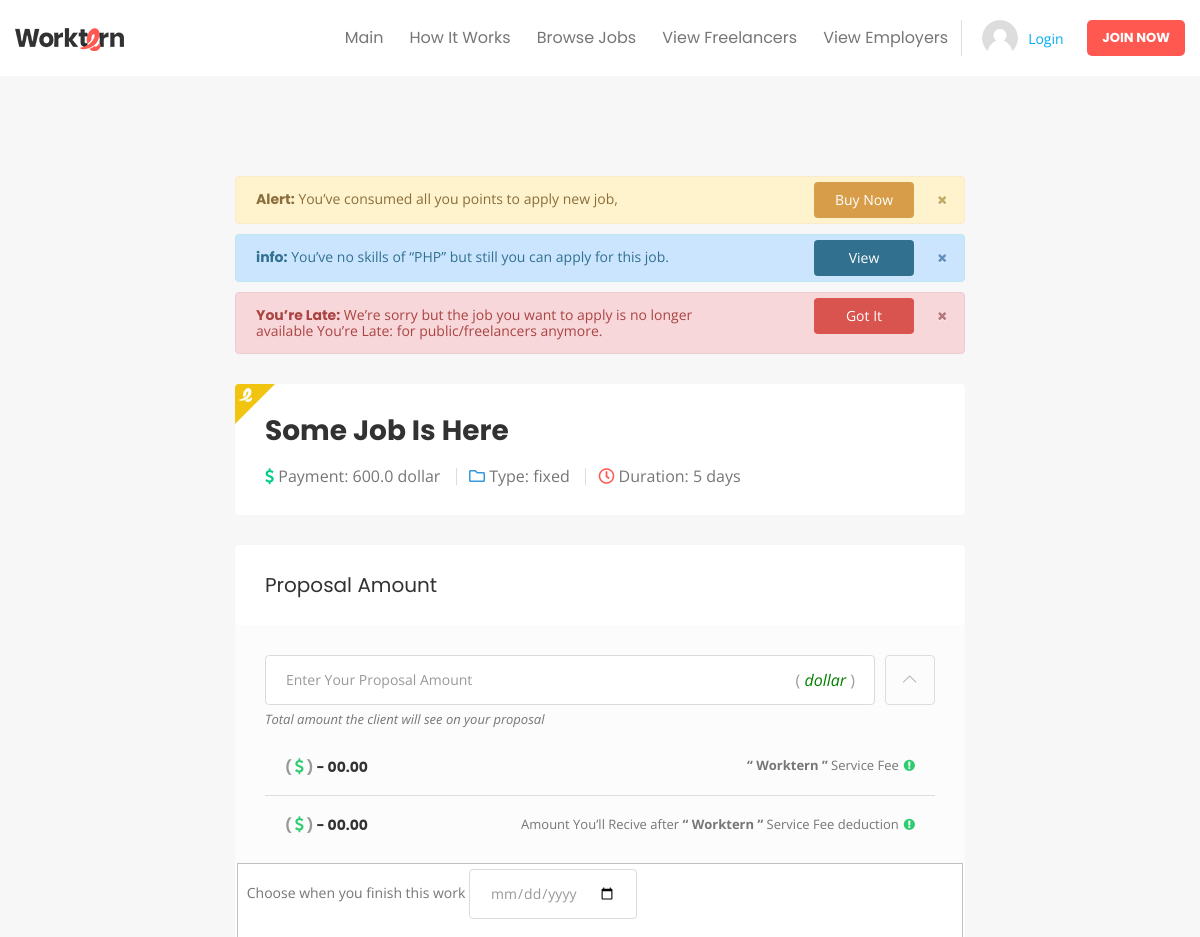
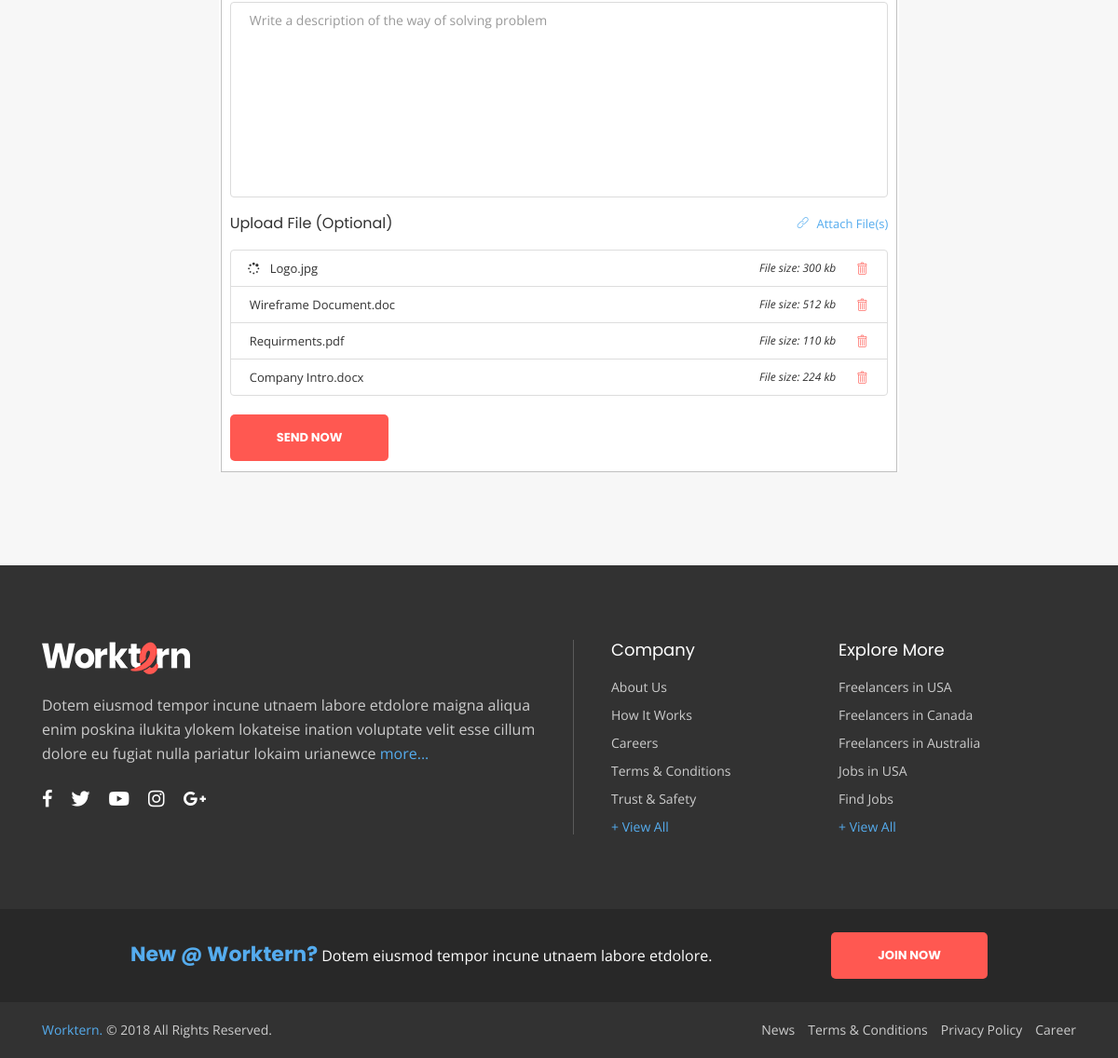
The app's page /jobs/proposal/add/d65a4e4c3008487b9084ebc857ad0e0b with its own data (2 pictures, top to bottom).
### jobs/models.py (models this page shows, shortened)
class JobsModel(models.Model):
    PAYMENT_CHOICE = (
        ('finished', 'Finished work'),
        ('hour', 'Per Hour'),
        ('day', 'Per Day'),
        ('month', 'Per Month'),
        ('year', 'Per Year')
    )
    CURRENCY_CHOICE = (
        ('dollar', '$'),
        ('sum', 'sum'),
        ('euro', '€')
    )
    TYPE_OF_WORK_CHOICE = (
        ('fixed', 'Fixed Work'),
    )
    id = models.UUIDField(primary_key=True, default=uuid.uuid4, editable=False)
    job_given = models.ForeignKey(EmployerModel, related_name='job_given', on_delete=models.CASCADE)
    job_taken = models.OneToOneField(User, blank=True, null=True , related_name='job_taken', on_delete=models.CASCADE)
    title = models.CharField(max_length=120)
    text = models.TextField(max_length=4128)
    payment = models.CharField(choices=PAYMENT_CHOICE, default='finished', max_length=120)
    money = models.FloatField(verbose_name="Деньги за работу")
    currency = models.CharField(choices=CURRENCY_CHOICE, default='dollar', max_length=120)
    date_finished = models.DateField(verbose_name='Дата окончания работы')
    type_of_work = models.CharField(choices=TYPE_OF_WORK_CHOICE, default='fixed', max_length=120)  # Доделать надо!
    duration = models.CharField(max_length=120)
    skills = models.ManyToManyField(SkillsModel, blank=True)

### jobs/views.py (the view, shortened to what this page needs)
# urls.py: path('proposal/add/<str:pk>', views.ProposalAddView.as_view(), name="proposal-add"),
class ProposalAddView(generic.View):
    template_name = 'jobs/proposal_add.html'
    def get(self, request, *args, **kwargs):
        job = get_object_or_404(JobsModel, pk=self.kwargs['pk'])
        form = ProposalForm()
        return render(request, self.template_name, {
            'job': job,
            'form': form,
        })

### jobs/forms.py
class ProposalForm(ModelForm):
    class Meta:
        model = ProposalModel
        fields = ['money', 'finished_time', 'description']
        widgets = {
            'money': NumberInput(attrs={
                'class': 'form-control',
                'placeholder': 'Enter Your Proposal Amount'
            }),
            'finished_time': DateInput(attrs={
                'type': 'date',
            }),
            'description': Textarea(attrs={
                'class': 'form-control',
                'placeholder': 'Write a description of the way of solving problem',
            }),
        }

### templates/jobs/proposal_add.html (shortened to what this page needs)
{% extends 'wrapper.html' %}
{% load static %}
{% block content %}
			<main id="wt-main" class="wt-main wt-haslayout wt-innerbgcolor">
				<div class="wt-haslayout wt-main-section">
					<div class="container">
						<div class="row justify-content-md-center">
							<div class="col-xs-12 col-sm-12 col-md-12 col-lg-8 push-lg-2">
								<div class="wt-jobalertsholder">
									<ul class="wt-jobalerts">
										<li class="alert alert-warning alert-dismissible fade show">
											<span><em>Alert:</em> You’ve consumed all you points to apply new job,</span>
											<a href="javascript:void(0)" class="wt-alertbtn warning">Buy Now</a>
											<a href="javascript:void(0)" class="close" data-dismiss="alert" aria-label="Close"><i class="fa fa-close"></i></a>
										</li>
										<li class="alert alert-primary alert-dismissible fade show">
											<span><em>info: </em> You’ve no skills of “PHP” but still you can apply for this job.</span>
											<a href="javascript:void(0)" class="wt-alertbtn primary">View</a>
											<a href="javascript:void(0)" class="close" data-dismiss="alert" aria-label="Close"><i class="fa fa-close"></i></a>
										</li>
										<li class="alert alert-danger alert-dismissible fade show">
											<span><em>You’re Late:</em> We’re sorry but the job you want to apply is no longer available You’re Late:  for public/freelancers anymore.</span>
											<a href="javascript:void(0)" class="wt-alertbtn danger">Got It</a>
											<a href="javascript:void(0)" class="close" data-dismiss="alert" aria-label="Close"><i class="fa fa-close"></i></a>
										</li>
									</ul>
								</div>
								<div class="wt-proposalholder">
									<span class="wt-featuredtag"><img src="{% static 'images/featured.png' %}" alt="img description" data-tipso="Plus Member" class="template-content tipso_style"></span>
									<div class="wt-proposalhead">
										<h2>{{ job.title }} </h2>
                                        <ul class="wt-userlisting-breadcrumb wt-userlisting-breadcrumbvtwo">
                                                            <li><span><i class="fa fa-dollar-sign wt-viewjobdollar"></i> Payment: {{ job.money }} {{ job.currency }}</span></li>
														<li><span><i class="far fa-folder wt-viewjobfolder"></i> Type: {{ job.type_of_work }}</span></li>
														<li><span><i class="far fa-clock wt-viewjobclock"></i> Duration: {{job.duration}}</span></li>
										</ul>
									</div>
								</div>
									<form method="post" action="{% url 'proposal-add' job.id %}">
								<div class="wt-proposalamount-holder">
									<div class="wt-title">
										<h2>Proposal Amount</h2>
									</div>
									<div class="wt-proposalamount accordion">
										<div class="form-group">
											<span>( <i style="color:green;">{{ job.currency }}</i> )</span>
                                            {{ form.money }}
											<a href="javascript:void(0);" class="collapsed" id="headingOne" data-toggle="collapse" data-target="#collapseOne" aria-expanded="true" aria-controls="collapseOne"><i class="lnr lnr-chevron-up"></i></a>
											<em>Total amount the client will see on your proposal</em>
										</div>
										<ul class="wt-totalamount collapse show" id="collapseOne" aria-labelledby="headingOne">
											<li>
												<h3>( <i class="fa fa-dollar-sign"></i> ) <em>- 00.00</em></h3>
												<span><strong>“ Worktern ”</strong> Service Fee<i class="fa fa-exclamation-circle template-content tipso_style" data-tipso="Plus Member"></i></span>
											</li>
											<li>
												<h3>( <i class="fa fa-dollar-sign"></i> ) <em>- 00.00</em></h3>
												<span>Amount You’ll Recive after <strong>“ Worktern ”</strong> Service Fee deduction<i class="fa fa-exclamation-circle template-content tipso_style" data-tipso="Plus Member"></i></span>
											</li>
										</ul>
									</div>
										<fieldset>
											<div class="form-group">
                                                Choose when you finish this work  {{form.finished_time}}
											</div>
											<div class="form-group">
												{{ form.description }}
											</div>
											<div class="wt-attachments wt-attachmentsvtwo">
												<div class="wt-title">
													<h3>Upload File (Optional)</h3>
													<label for="afile">
														<span><i class="lnr lnr-link"></i> Attach File(s)</span>
													</label>
												</div>
												<ul class="wt-attachfile">
													<li class="wt-uploading">
														<span>Logo.jpg</span>
														<em>File size: 300 kb<a href="javascript:void(0);" class="lnr lnr-trash"></a></em>
													</li>
													<li>
														<span>Wireframe Document.doc</span>
														<em>File size: 512 kb<a href="javascript:void(0);" class="lnr lnr-trash"></a></em>
													</li>
													<li>
														<span>Requirments.pdf</span>
														<em>File size: 110 kb<a href="javascript:void(0);" class="lnr lnr-trash"></a></em>
													</li>
													<li>
														<span>Company Intro.docx</span>
														<em>File size: 224 kb<a href="javascript:void(0);" class="lnr lnr-trash"></a></em>
													</li>
												</ul>
												<div class="wt-btnarea">
                                                    <button type="submit" class="wt-btn">Send Now</button>
												</div>
											</div>
                                        </fieldset>
                                </div>
									</form>
								</div>
							</div>
						</div>
					</div>
				</div>
{% endblock %}

### static/css/tipso.css (style rules this page uses)
.tipso_style { cursor:help;border-bottom:1px dotted }

### static/css/color.css (style rules this page uses)
a, p a, p a:hover, a:hover, a:focus, a:active, .wt-navigation > ul > li:hover > a, .wt-navigation > ul > li.current-menu-item > a, .wt-navarticletab li:hover a, .wt-navarticletab li a.active, .wt-categoriescontent li a:hover, .wt-joinsteps li.wt-active a, .wt-effectivecontent li:hover a, .wt-articlesingle-content .wt-description .wt-blockquotevone q, .wt-filtertag li:hover a, .wt-userlisting-breadcrumb li .wt-clicksave, .wt-clicksave, .wt-qrcodefeat h3 span, .wt-comfollowers ul li:hover a span, .wt-postarticlemeta .wt-following span, .tg-qrcodefeat h3 span { color: #ff5851; }
.wt-btn:hover, .wt-dropdowarrow, .navbar-toggle, .wt-btn, .wt-navigationarea .wt-navigation > ul > li > a:after, .wt-searchbtn, .wt-sectiontitle:after, .wt-navarticletab li a:after, .wt-pagination ul li a:hover, .wt-pagination ul li.wt-active a, .wt-widgettag a:hover, .wt-articlesingle-content .wt-description blockquote span i, .wt-searchgbtn, .wt-filtertagclear a, .ui-slider-horizontal .ui-slider-range, .wt-btnsearch, .wt-newnoti a em, .wt-notificationicon > a:after, .wt-rightarea .wt-nav .navbar-toggler, .wt-usersidebaricon span, .wt-usersidebaricon span i, .wt-filtertag .wt-filtertagclear a, .loader:before, .wt-offersmessages .wt-ad:after, .wt-btnsendmsg, .wt-tabstitle li a:before, .wt-tabscontenttitle:before, .wt-tablecategories thead tr th:first-child:before, .wt-tablecategories tbody tr td:first-child:before, .wt-slidernav .wt-prev:hover, .wt-slidernav .wt-next:hover { background:#ff5851; }

### static/css/transitions.css (style rules this page uses)
*:after, *:before, p a, a, .wt-socialicons li a, .wt-roundicontext, .wt-roundicontext .wt-usericonholder, .sub-menu, .mega-menu, .wt-article, .wt-article figure img, .wt-speakerimg img, .wt-categoryslidercontent, .wt-filtertag li a i, .wt-userlistinghold, .wt-companysdetails, .wt-companysdetails .wt-companysimg img, .wt-comfollowers ul li, .wt-comfollowers ul li a span, .wt-comfollowers ul li a span img, .wt-articlesuser .wt-particlehold figure img, .wt-project figure img, .wt-usernav, .wt-btn, .wt-particlehold figure img, .wt-main, .wt-offersmessages .wt-ad, .wt-openmenu .wt-usersidebar .wt-companysinfo .wt-title, .wt-openmenu .wt-usersidebar .wt-companysinfo .wt-btnarea, .wt-iconbox i, .wt-tabstitle li, .wt-tablecategories tr, .wt-designimg input[type=radio]+ label img, .wt-designimg input[type=radio]+ label i, .wt-navigation > ul > li > .sub-menu > li.menu-item-has-children .sub-menu li, .wt-navigation > ul > li > .sub-menu > li, .chosen-container-multi .chosen-choices li.search-choice, .wt-dateandmsg span:nth-child(2), .wt-posteditem, .wt-slidernav .wt-prev, .wt-slidernav .wt-next, .wt-btnmenutoggle { -webkit-transition: all 300ms ease-in-out; -moz-transition: all 300ms ease-in-out; -ms-transition: all 300ms ease-in-out; -o-transition: all 300ms ease-in-out; transition: all 300ms ease-in-out; }

### records on screen
JobsModel: title "Some Job Is Here", money "600.0", currency "dollar", type_of_work "fixed", duration "5 days"
